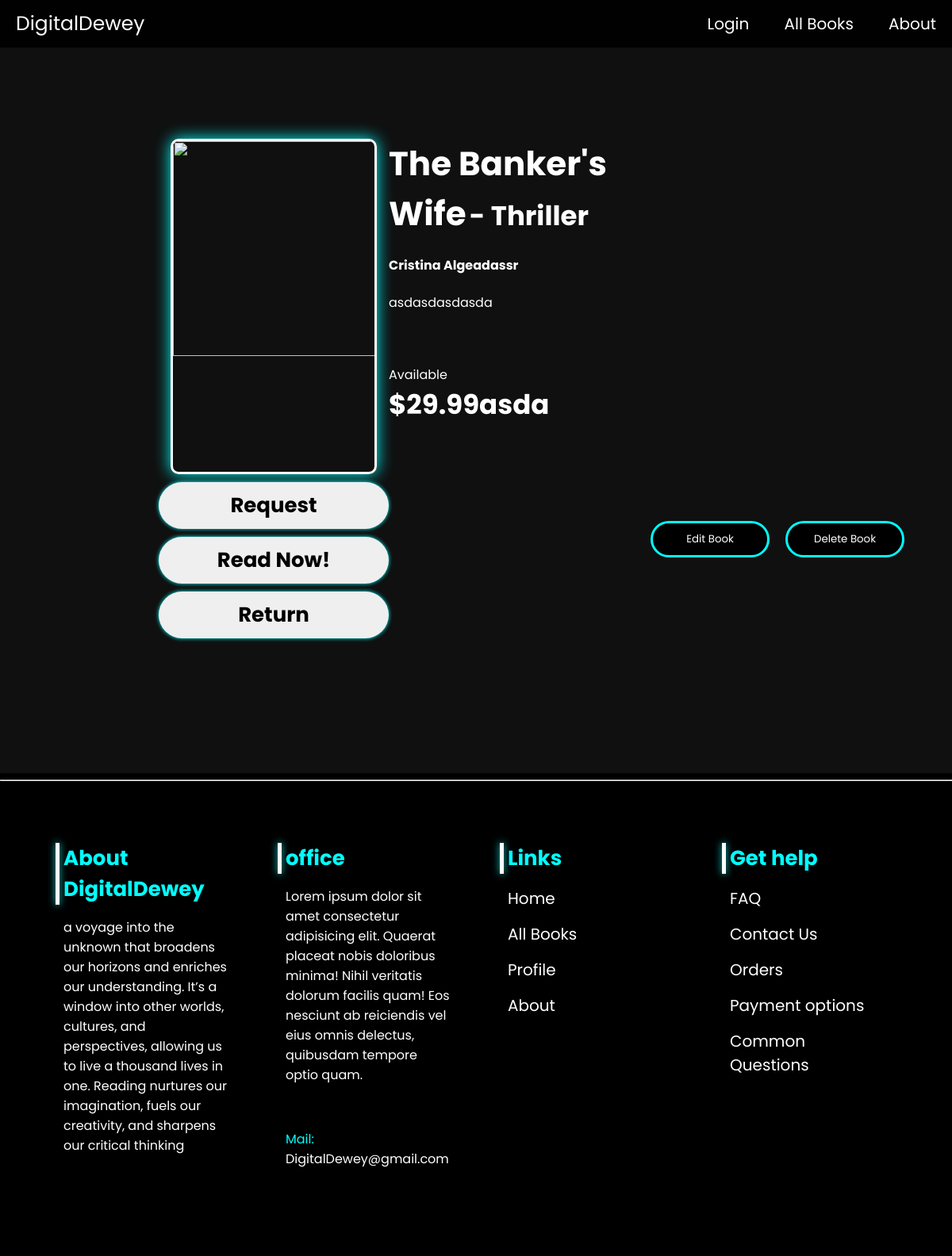
/Book_Details/197/, run on the app's committed database.
### Books/models.py (models this page shows, shortened)
class Book(models.Model):
    title = models.CharField(max_length=100)
    author = models.CharField(max_length=100)
    cover = models.ImageField(upload_to='covers/', default='/static/imgs/Books/(43).jpg')
    category = models.CharField(max_length=100, default='Category')
    price = models.TextField(max_length=10, default="0.00")
    available = models.CharField(default='Available', max_length=100,blank=True, null=True)
    description = models.TextField(blank=True, null=True)
    section = models.CharField(max_length=100, default='General',blank=True, null=True)

### page/views.py (the view)
# urls.py: path('Book_Details/<int:book_id>/', views.BD, name='Book_Details'),
def BD(request, book_id):
    book = Book.objects.get(id=book_id)
    myuser =  request.user
    return render(request, 'Books/Book-Details.html', {'book': book, 'user': myuser})

### templates/Books/Book-Details.html (shortened to what this page needs)
{% extends 'Assets-HTML/Footer.html' %}
{% block content %}
<!DOCTYPE html>
<html>
    <head>
        {% load static %}
        <link rel="stylesheet" href="{% static 'Styles/Bookdetails.css'%}">
        <script src="{% static 'Scripts/BD.js'%}" defer></script> defer></script>
    </head>
    <body>
        <div class="wrap">
            <div class="BookCover">
                <img src="" id="image">
                <button class="borrowButton" id="borrowButton">Borrow</button>
                <button class="readButton" id="readButton"></button>
                <button class="readButton" id="returnButton" type="button">Return</button>
            </div>
            <div class="text-box" id="text-container">
                <h2 id="name" style="display: inline;">{{ book.title }}</h2>
                <h3 id="category" style="display: inline;"> - {{ book.category }}</h3>
                <h4 id="author">{{ book.author }}</h4>
                <p id="description">{{ book.description }}</p>
                <br><br>
                <span id="availability">{{ book.available }}</span>
                <h3 id="price">{{ book.price }}</h3>
            </div>
            <div class="buttons">
                <button class="btn1" id="editButton" type="button">Edit Book</button>
                <button class="btn1" id="delButton" type="button">Delete Book</button>
            </div>
        </div>
    </body>
</html>
{% endblock %}

### project/static/Styles/Footer.css (style rules this page uses)
* { font-family: "Poppins"; box-sizing: border-box; }

### project/static/Styles/Bookdetails.css (style rules this page uses)
* { font-family: "Poppins"; box-sizing: border-box; }
body { background-color: #181818; justify-content: center; align-items: center; margin: 0; }
body::after { content: ""; background: rgba(0, 0, 0, 0.3); backdrop-filter: blur(10px); position: fixed; top: 0; left: 0; width: 100%; height: 100%; z-index: -1; }
.BookCover { height: 100%; width: 290px; }
.text-box { height: 100%; width: calc(100% - 290px); color: #fff; }
.text-box p { font-size: 16px; max-width: 300px; }
.text-box h2 { margin: 0 auto; position: relative; top: 0; font-size: 42px; }
.text-box h3 { font-size: 34px; margin: 0 auto; }
.buttons { display: flex; justify-content: left; gap: 20px; position: relative; right: 20px; bottom: -180px; }
.btn1 { position: relative; display: flex; justify-content: center; width: 150px; border: 3px solid aqua; padding: 10px; border-radius: 50px; transition: 0.3s; font-family: "Poppins"; background-color: black; color: #fff; cursor: pointer; }
.BookCover .borrowButton { position: relative; margin-top: 10px; width: 100%; border: none; border-radius: 30px; box-shadow: 0 0 5px aqua; padding: 10px; font-size: 26px; font-weight: 700; transition: 0.3s; cursor: pointer; }
.readButton { position: relative; margin-top: 10px; width: 100%; border: none; border-radius: 30px; box-shadow: 0 0 5px aqua; padding: 10px; font-size: 26px; font-weight: 700; transition: 0.3s; cursor: pointer; }

### data on the page
Book: title "The Banker's Wife", category "Thriller", author "Cristina Algeadassr", description "asdasdasdasda", available "Available", price "$29.99asda"
